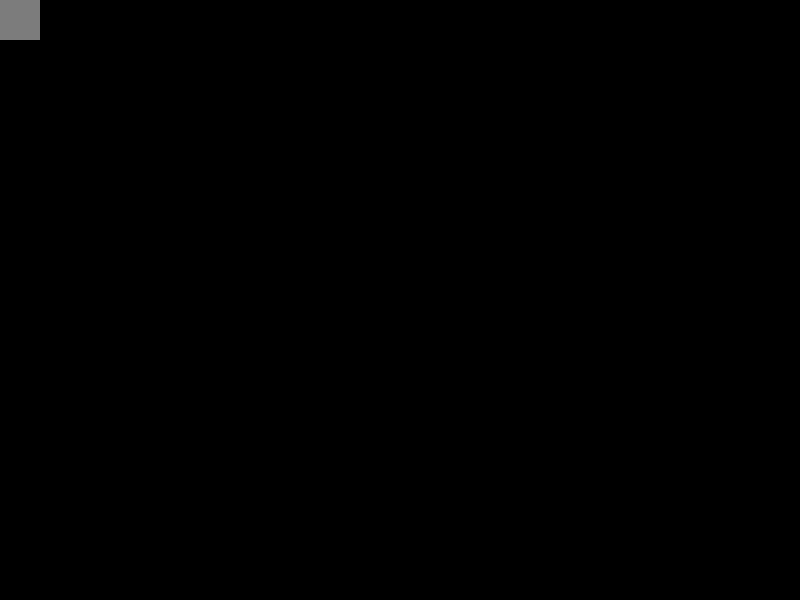
Frame 1 (no input)
Frame 60 (the mouse pressed at the canvas centre just before this capture): identical to frame 1, image omitted
Frame 120 (the mouse held since frame 60 and released just before this capture): identical to frame 1, image omitted

The Processing sketch that drew this single still picture (run headless with seeded random() and noise(); from frame 60 on, the mouse is pressed at the canvas centre):

// Processing sketch: Schachbrett
// ── Schachbrett.pde
//Muster1 muster = new Muster1();
//Muster2 muster = new Muster2();
//Muster3 muster = new Muster3();
//Muster4 muster = new Muster4();

Recht r = new Recht();

void setup() {
  size(800, 600);
}

void draw() {
  background(0);

  r.draw();
  //muster.draw(#327432, #4432AF);
  //muster.update();
}

// ── Muster1.pde
class Muster1 {
  
  private int size = 40;
 
  public void draw() {
    for( int i = 0; i*size < width; i++ ) {
      for( int j = 0; j*size < height; j++ ) {
        if( (i+j)%2 == 0 ) {
          fill(0);
        } else {
          fill(255);
        }
        noStroke();
        square(i*size,j*size,size);
      }
    }
  }
  
}

// ── Muster2.pde
class Muster2 {
  
 
  public void draw() {
    float h = height/15.0;
    float w = width/20.0;
    
    for( int i = 0; i*w < width; i++ ) {
      for( int j = 0; j*h < height; j++ ) {
        if( (i+j)%2 == 0 ) {
          fill(0);
        } else {
          fill(255);
        }
        noStroke();
        rect(i*w,j*h,w,h);
      }
    }
  }
  
}

// ── Muster3.pde
class Muster3 {
 
 
  public void draw(int size, int colorBlack, int colorWhite ) {
    for( int i = 0; i*size < width; i++ ) {
      for( int j = 0; j*size < height; j++ ) {
        if( (i+j)%2 == 0 ) {
          fill(colorBlack);
        } else {
          fill(colorWhite);
        }
        noStroke();
        square(i*size,j*size,size);
      }
    }
  }
  
}

// ── Muster4.pde
class Muster4 {
 
  private float d = 1;
  private float n = 0;
 
  public void draw(int colorBlack, int colorWhite ) {
    float h = height/(15.0+n);
    float w = width/(20.0+n);
    
    for( int i = 0; i*w < width; i++ ) {
      for( int j = 0; j*h < height; j++ ) {
        if( (i+j)%2 == 0 ) {
          fill(colorBlack);
        } else {
          fill(colorWhite);
        }
        noStroke();
        rect(i*w,j*h,w,h);
      }
    }
  }
  
  public void update() {
    if( d > 0 ) { 
      if( n < 10 ) {
        n += d;
      } else {
        d = -1*d;
      }
    } else {
      if( n > -10 ) {
        n += d;
      } else {
        d = -1*d;
      }
    }
  }
  
}

// ── Recht.pde
class Recht {
  
  public void draw() {
    noStroke();
    fill(125);
    rect(0,0,40,40);
  }
}
